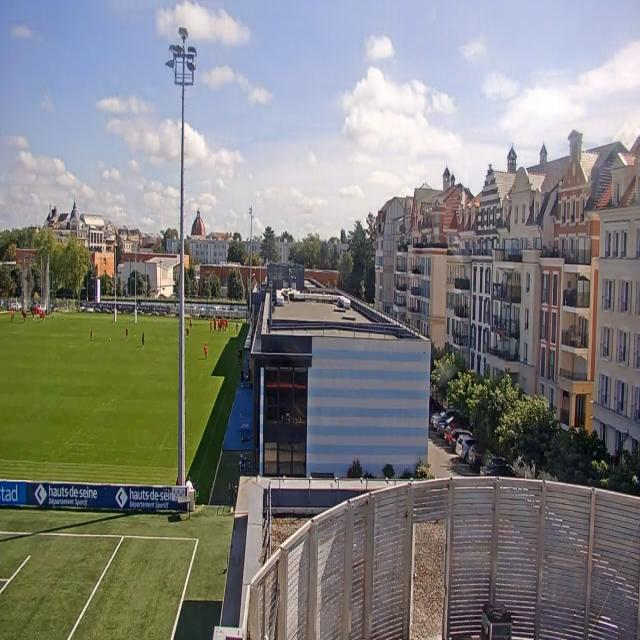
#> input picture rugby_vision.v2-v1.yolov8/test/images/3_mp4-0000_jpg.rf.67b41f1b7b7bd6b0b23ec6825245104c.jpg, 640 x 640 px, given in place of penalty5.mp4, which was not available
$ jupyter execute --allow-errors rugby_vision.ipynb   (shell and % lines are left out)
#> lines starting #> are read from the running program, lines starting #| are printed output that depends on the picture
[cell 1]
import cv2
from ultralytics import YOLO

# Charger le modèle YOLOv8 (remplacez par votre modèle personnalisé si nécessaire)
#> (the rest of this cell did not finish here and is left out)

[cell 2]
import cv2
import numpy as np

# Charger la vidéo
video_path = 'penalty5.mp4'
cap = cv2.VideoCapture(video_path)

# Vérifiez si la vidéo est ouverte correctement
if not cap.isOpened():
    print("Erreur: Impossible de lire la vidéo.")
    exit()

# Obtenir les dimensions de la vidéo pour l'enregistrement
width = int(cap.get(cv2.CAP_PROP_FRAME_WIDTH))
height = int(cap.get(cv2.CAP_PROP_FRAME_HEIGHT))
fps = int(cap.get(cv2.CAP_PROP_FPS))

print(f"Dimensions de la vidéo : {width}x{height}, FPS : {fps}")

# Créer un fichier vidéo de sortie pour enregistrer les résultats annotés
output_path = 'output_with_annotations.mp4'  # Changer l'extension pour .avi
fourcc = cv2.VideoWriter_fourcc(*'XVID')  # Utiliser XVID comme codec
out = cv2.VideoWriter(output_path, fourcc, fps, (width, height))

frame_count = 0
prev_frame = None

while True:
    # Lire la frame actuelle
    ret, frame = cap.read()
#> frame is the input picture: shape (640, 640, 3); mean B, G, R 124.4, 127.3, 126.9

    # Si la vidéo est terminée, quitter
    if not ret:
        print("Fin de la vidéo ou erreur de lecture.")
        break

    # Convertir en niveaux de gris pour simplifier la détection de variations
    gray_frame = cv2.cvtColor(frame, cv2.COLOR_BGR2GRAY)
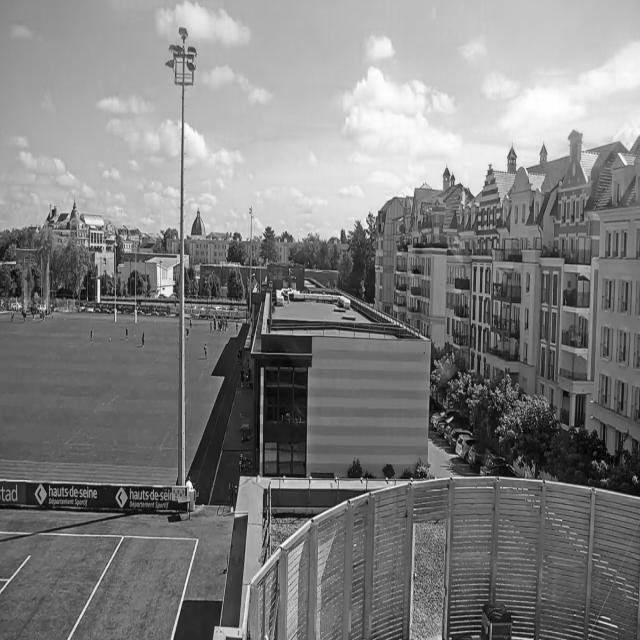
#> gray_frame: shape (640, 640); min 0, max 255, mean 126.9

    if prev_frame is not None:
        # Calculer la différence absolue entre la frame actuelle et la précédente
        diff = cv2.absdiff(prev_frame, gray_frame)

        # Appliquer un seuil pour créer une image binaire (pour détecter des changements significatifs)
        _, thresh = cv2.threshold(diff, 25, 255, cv2.THRESH_BINARY)

        # Trouver les contours des zones où il y a des différences
        contours, _ = cv2.findContours(thresh, cv2.RETR_EXTERNAL, cv2.CHAIN_APPROX_SIMPLE)

        # Dessiner les contours sur la frame originale (en couleur)
        annotated_frame = frame.copy()
        cv2.drawContours(annotated_frame, contours, -1, (0, 255, 0), 2)

        # Si une variation importante est détectée, ajouter une annotation texte
        if np.sum(diff) > 5000:  # seuil arbitraire
            cv2.putText(annotated_frame, f"Variation detected at frame {frame_count}", (10, 30),
                        cv2.FONT_HERSHEY_SIMPLEX, 0.8, (0, 0, 255), 2)

        # Enregistrer la frame annotée dans le fichier vidéo
        out.write(annotated_frame)

    # Mettre à jour la frame précédente
    prev_frame = gray_frame
    frame_count += 1

# Libérer les ressources
cap.release()
out.release()
cv2.destroyAllWindows()

print("Video processed and saved successfully.")


$ run again, on rugby_vision.v2-v1.yolov8/test/images/3_mp4-0018_jpg.rf.3de52e61c1433f92e2958b1bf1f3fe88.jpg
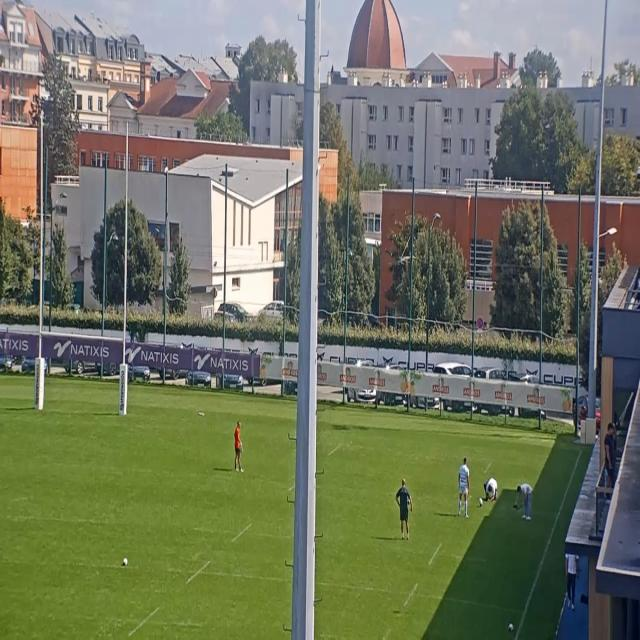
#> input picture rugby_vision.v2-v1.yolov8/test/images/3_mp4-0018_jpg.rf.3de52e61c1433f92e2958b1bf1f3fe88.jpg, 640 x 640 px, given in place of penalty5.mp4, which was not available
#> frame is the input picture: shape (640, 640, 3); mean B, G, R 97.3, 117.6, 112.4
#> `gray_frame = cv2.cvtColor(frame, cv2.COLOR_BGR2GRAY)`:
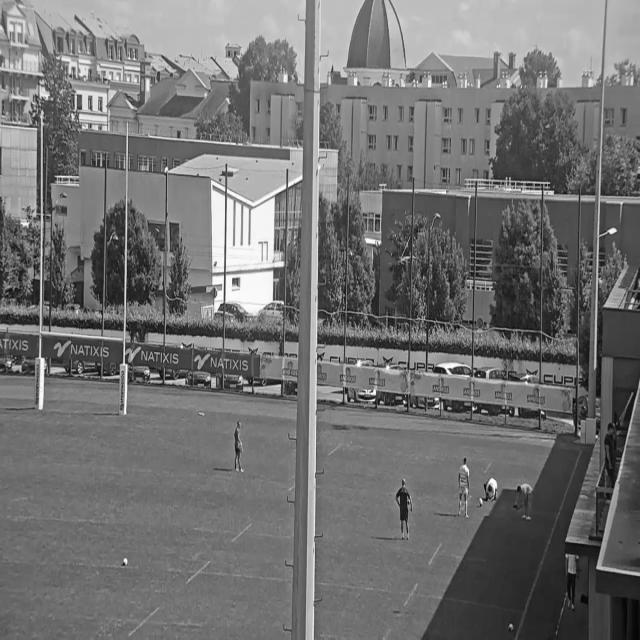
#> gray_frame: shape (640, 640); min 4, max 255, mean 113.7

$ run again, on rugby_vision.v2-v1.yolov8/test/images/test1_mp4-0010_jpg.rf.975a7f5f29436c3cfdfb0139208efcb4.jpg
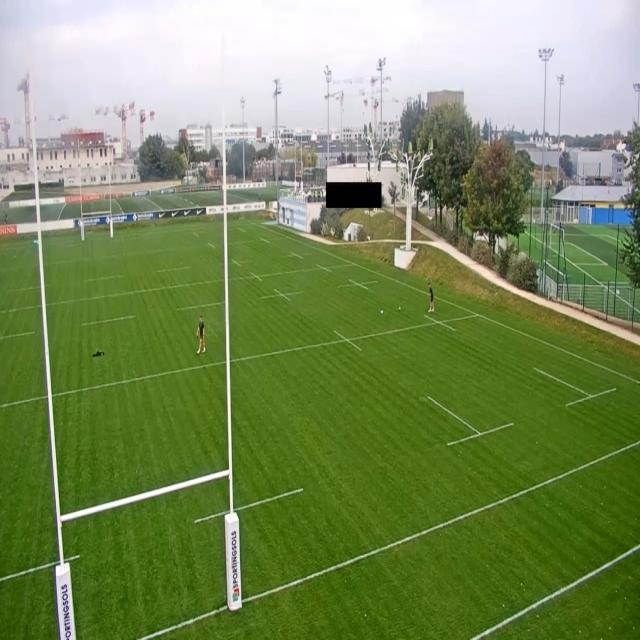
#> input picture rugby_vision.v2-v1.yolov8/test/images/test1_mp4-0010_jpg.rf.975a7f5f29436c3cfdfb0139208efcb4.jpg, 640 x 640 px, given in place of penalty5.mp4, which was not available
#> frame is the input picture: shape (640, 640, 3); mean B, G, R 91.7, 140.3, 122.2
#> `gray_frame = cv2.cvtColor(frame, cv2.COLOR_BGR2GRAY)`:
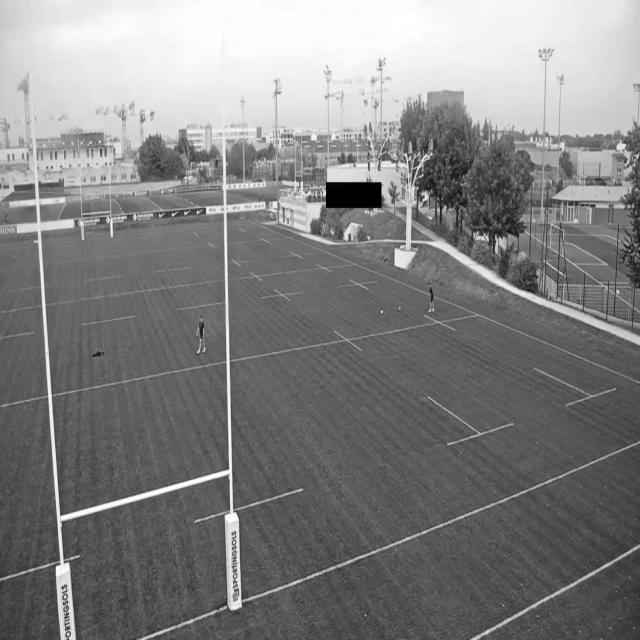
#> gray_frame: shape (640, 640); min 0, max 255, mean 129.3

$ run again, on rugby_vision.v2-v1.yolov8/test/images/test_mp4-0002_jpg.rf.8a13f3c25fca14182a85823cdc419339.jpg
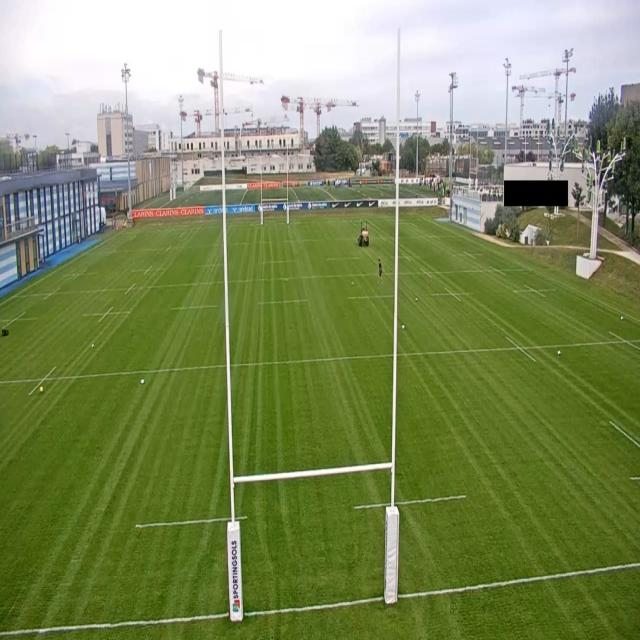
#> input picture rugby_vision.v2-v1.yolov8/test/images/test_mp4-0002_jpg.rf.8a13f3c25fca14182a85823cdc419339.jpg, 640 x 640 px, given in place of penalty5.mp4, which was not available
#> frame is the input picture: shape (640, 640, 3); mean B, G, R 94, 140.3, 127.7
#> `gray_frame = cv2.cvtColor(frame, cv2.COLOR_BGR2GRAY)`:
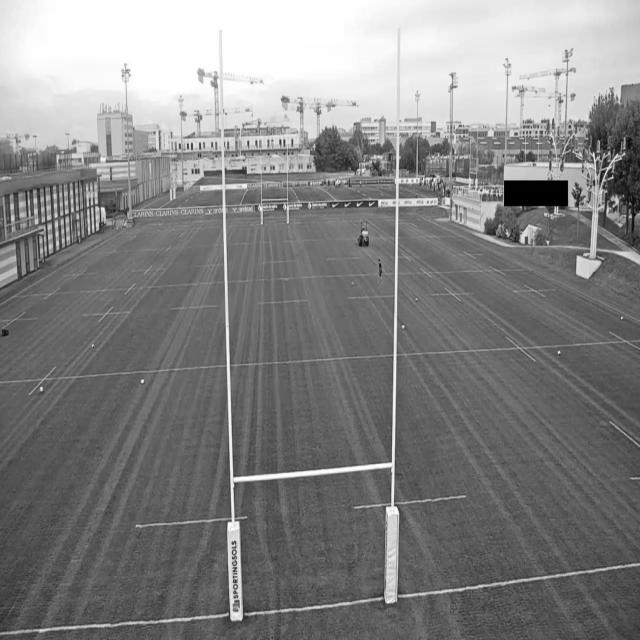
#> gray_frame: shape (640, 640); min 0, max 255, mean 131.2
